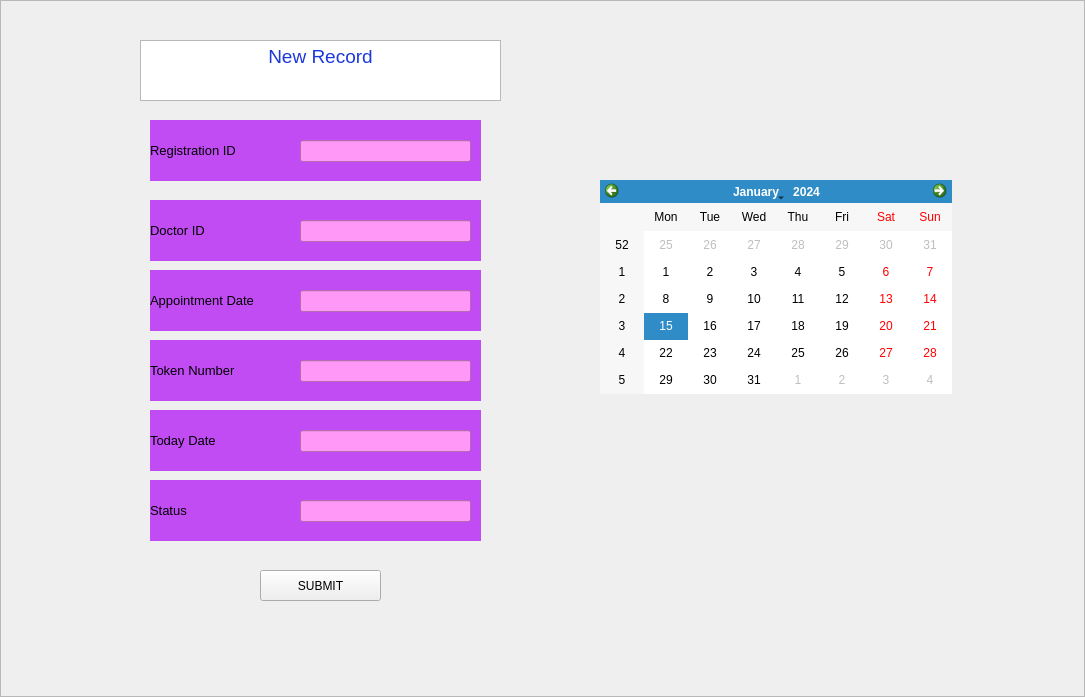
<?xml version="1.0" encoding="UTF-8"?>
<ui version="4.0">
 <class>Appointmentnewrecord</class>
 <widget class="QFrame" name="Appointmentnewrecord">
  <property name="geometry">
   <rect>
    <x>0</x>
    <y>0</y>
    <width>1085</width>
    <height>697</height>
   </rect>
  </property>
  <property name="windowTitle">
   <string>Frame</string>
  </property>
  <property name="autoFillBackground">
   <bool>false</bool>
  </property>
  <property name="styleSheet">
   <string notr="true"/>
  </property>
  <property name="frameShape">
   <enum>QFrame::StyledPanel</enum>
  </property>
  <property name="frameShadow">
   <enum>QFrame::Raised</enum>
  </property>
  <widget class="QLabel" name="label">
   <property name="geometry">
    <rect>
     <x>150</x>
     <y>120</y>
     <width>331</width>
     <height>61</height>
    </rect>
   </property>
   <property name="styleSheet">
    <string notr="true">background-color:rgb(193, 76, 243)</string>
   </property>
   <property name="text">
    <string>&lt;html&gt;&lt;head/&gt;&lt;body&gt;&lt;p&gt;&lt;span style=&quot; font-size:10pt;&quot;&gt;Registration ID&lt;/span&gt;&lt;/p&gt;&lt;/body&gt;&lt;/html&gt;</string>
   </property>
  </widget>
  <widget class="QLineEdit" name="txtregistrationid">
   <property name="geometry">
    <rect>
     <x>300</x>
     <y>140</y>
     <width>171</width>
     <height>22</height>
    </rect>
   </property>
   <property name="styleSheet">
    <string notr="true">background-color:rgb(255, 152, 247)</string>
   </property>
   <property name="text">
    <string/>
   </property>
  </widget>
  <widget class="QLabel" name="label_2">
   <property name="geometry">
    <rect>
     <x>150</x>
     <y>200</y>
     <width>331</width>
     <height>61</height>
    </rect>
   </property>
   <property name="styleSheet">
    <string notr="true">background-color:rgb(193, 76, 243)</string>
   </property>
   <property name="text">
    <string>&lt;html&gt;&lt;head/&gt;&lt;body&gt;&lt;p&gt;&lt;span style=&quot; font-size:10pt;&quot;&gt;Doctor ID&lt;/span&gt;&lt;/p&gt;&lt;/body&gt;&lt;/html&gt;</string>
   </property>
  </widget>
  <widget class="QLabel" name="label_3">
   <property name="geometry">
    <rect>
     <x>150</x>
     <y>270</y>
     <width>331</width>
     <height>61</height>
    </rect>
   </property>
   <property name="styleSheet">
    <string notr="true">background-color:rgb(193, 76, 243)</string>
   </property>
   <property name="text">
    <string>&lt;html&gt;&lt;head/&gt;&lt;body&gt;&lt;p&gt;&lt;span style=&quot; font-size:10pt;&quot;&gt;Appointment Date&lt;/span&gt;&lt;/p&gt;&lt;/body&gt;&lt;/html&gt;</string>
   </property>
  </widget>
  <widget class="QLabel" name="label_4">
   <property name="geometry">
    <rect>
     <x>150</x>
     <y>340</y>
     <width>331</width>
     <height>61</height>
    </rect>
   </property>
   <property name="styleSheet">
    <string notr="true">background-color:rgb(193, 76, 243)</string>
   </property>
   <property name="text">
    <string>&lt;html&gt;&lt;head/&gt;&lt;body&gt;&lt;p&gt;&lt;span style=&quot; font-size:10pt;&quot;&gt;Token Number&lt;/span&gt;&lt;/p&gt;&lt;/body&gt;&lt;/html&gt;</string>
   </property>
  </widget>
  <widget class="QLabel" name="label_5">
   <property name="geometry">
    <rect>
     <x>150</x>
     <y>410</y>
     <width>331</width>
     <height>61</height>
    </rect>
   </property>
   <property name="styleSheet">
    <string notr="true">background-color:rgb(193, 76, 243)</string>
   </property>
   <property name="text">
    <string>&lt;html&gt;&lt;head/&gt;&lt;body&gt;&lt;p&gt;&lt;span style=&quot; font-size:10pt;&quot;&gt;Today Date&lt;/span&gt;&lt;/p&gt;&lt;/body&gt;&lt;/html&gt;</string>
   </property>
  </widget>
  <widget class="QLabel" name="label_6">
   <property name="geometry">
    <rect>
     <x>150</x>
     <y>480</y>
     <width>331</width>
     <height>61</height>
    </rect>
   </property>
   <property name="styleSheet">
    <string notr="true">background-color:rgb(193, 76, 243)</string>
   </property>
   <property name="text">
    <string>&lt;html&gt;&lt;head/&gt;&lt;body&gt;&lt;p&gt;&lt;span style=&quot; font-size:10pt;&quot;&gt;Status&lt;/span&gt;&lt;/p&gt;&lt;/body&gt;&lt;/html&gt;</string>
   </property>
  </widget>
  <widget class="QLineEdit" name="txtdoctorid">
   <property name="geometry">
    <rect>
     <x>300</x>
     <y>220</y>
     <width>171</width>
     <height>22</height>
    </rect>
   </property>
   <property name="styleSheet">
    <string notr="true">background-color:rgb(255, 152, 247)</string>
   </property>
  </widget>
  <widget class="QLineEdit" name="txtappointmentdate">
   <property name="geometry">
    <rect>
     <x>300</x>
     <y>290</y>
     <width>171</width>
     <height>22</height>
    </rect>
   </property>
   <property name="styleSheet">
    <string notr="true">background-color:rgb(255, 152, 247)</string>
   </property>
  </widget>
  <widget class="QLineEdit" name="txttokennumber">
   <property name="geometry">
    <rect>
     <x>300</x>
     <y>360</y>
     <width>171</width>
     <height>22</height>
    </rect>
   </property>
   <property name="styleSheet">
    <string notr="true">background-color:rgb(255, 152, 247)</string>
   </property>
  </widget>
  <widget class="QLineEdit" name="txttodaydate">
   <property name="geometry">
    <rect>
     <x>300</x>
     <y>430</y>
     <width>171</width>
     <height>22</height>
    </rect>
   </property>
   <property name="styleSheet">
    <string notr="true">background-color:rgb(255, 152, 247)</string>
   </property>
  </widget>
  <widget class="QLineEdit" name="txtstatus">
   <property name="geometry">
    <rect>
     <x>300</x>
     <y>500</y>
     <width>171</width>
     <height>22</height>
    </rect>
   </property>
   <property name="styleSheet">
    <string notr="true">background-color:rgb(255, 152, 247)</string>
   </property>
  </widget>
  <widget class="QTextBrowser" name="textBrowser">
   <property name="geometry">
    <rect>
     <x>140</x>
     <y>40</y>
     <width>361</width>
     <height>61</height>
    </rect>
   </property>
   <property name="html">
    <string>&lt;!DOCTYPE HTML PUBLIC &quot;-//W3C//DTD HTML 4.0//EN&quot; &quot;http://www.w3.org/TR/REC-html40/strict.dtd&quot;&gt;
&lt;html&gt;&lt;head&gt;&lt;meta name=&quot;qrichtext&quot; content=&quot;1&quot; /&gt;&lt;style type=&quot;text/css&quot;&gt;
p, li { white-space: pre-wrap; }
&lt;/style&gt;&lt;/head&gt;&lt;body style=&quot; font-family:'MS Shell Dlg 2'; font-size:8.13913pt; font-weight:400; font-style:normal;&quot;&gt;
&lt;p align=&quot;center&quot; style=&quot; margin-top:0px; margin-bottom:0px; margin-left:0px; margin-right:0px; -qt-block-indent:0; text-indent:0px;&quot;&gt;&lt;span style=&quot; font-size:14pt; color:#1b38dc;&quot;&gt;New Record&lt;/span&gt;&lt;/p&gt;&lt;/body&gt;&lt;/html&gt;</string>
   </property>
  </widget>
  <widget class="QPushButton" name="btnsubmit">
   <property name="geometry">
    <rect>
     <x>260</x>
     <y>570</y>
     <width>121</width>
     <height>31</height>
    </rect>
   </property>
   <property name="text">
    <string>SUBMIT</string>
   </property>
  </widget>
  <widget class="QCalendarWidget" name="calendarWidget">
   <property name="geometry">
    <rect>
     <x>600</x>
     <y>180</y>
     <width>352</width>
     <height>214</height>
    </rect>
   </property>
   <property name="autoFillBackground">
    <bool>true</bool>
   </property>
   <property name="gridVisible">
    <bool>false</bool>
   </property>
   <property name="navigationBarVisible">
    <bool>true</bool>
   </property>
   <property name="dateEditEnabled">
    <bool>true</bool>
   </property>
  </widget>
 </widget>
 <resources/>
 <connections/>
</ui>
